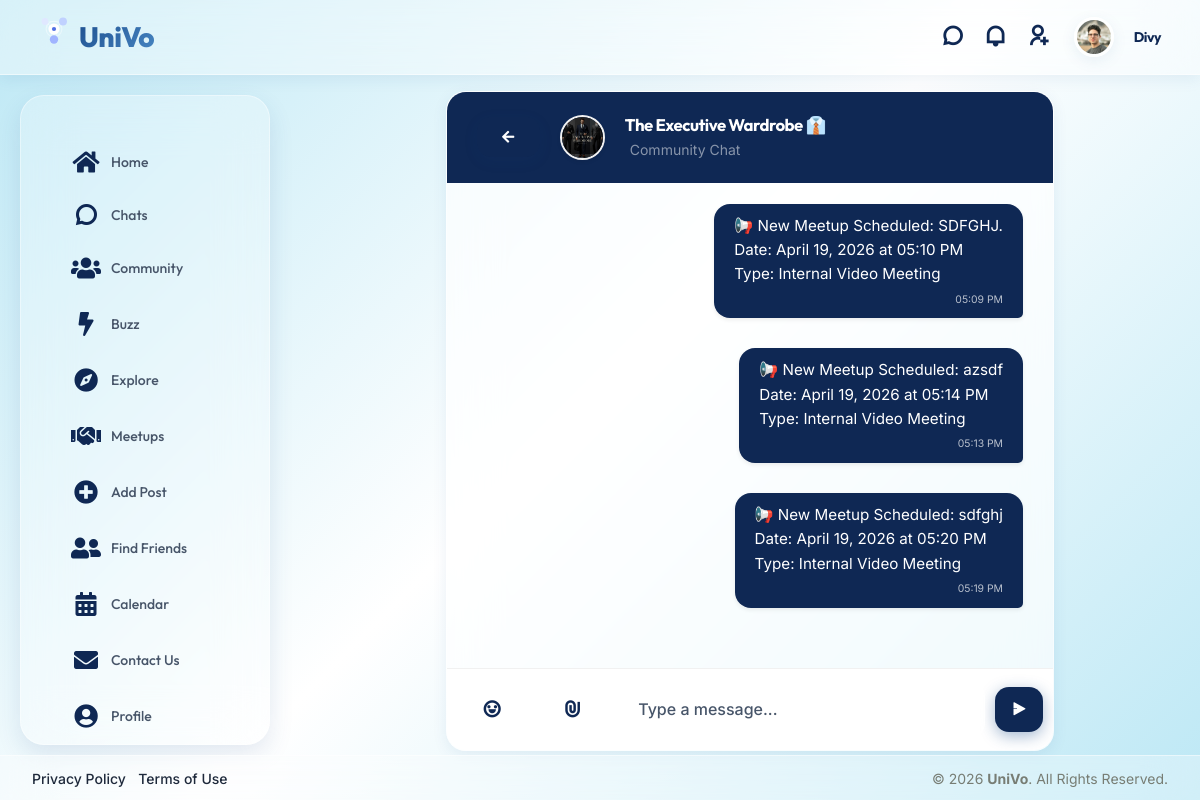
/community/33/chat/ (signed in), run on the app's committed database.
### user/models.py (models this page shows, shortened)
class user(models.Model):
    userid=models.AutoField(primary_key=True)
    username=models.CharField(max_length=50)
    email=models.CharField(max_length=50)
    password=models.CharField(max_length=50)
    profile=models.ImageField(upload_to="assets/images/user/")
    bio=models.TextField(max_length=1000)
    gender=models.CharField(max_length=10)
    dob=models.DateField(validators=[no_future_date])
    cityid=models.ForeignKey(city,on_delete=models.CASCADE)
    registrationdt=models.DateTimeField(auto_now=True)
    last_checked_chats=models.DateTimeField(null=True, blank=True)
    last_checked_activity=models.DateTimeField(null=True, blank=True)
    last_checked_invites=models.DateTimeField(null=True, blank=True)
    last_seen=models.DateTimeField(null=True, blank=True)
    google_id=models.CharField(max_length=255, null=True, blank=True)  # Google OAuth user ID
    phone=models.CharField(max_length=15, null=True, blank=True)

class community(models.Model):
    communityid=models.AutoField(primary_key=True)
    communitytitle=models.CharField(max_length=50)
    thumbnail=models.ImageField(upload_to="images/")
    background_image=models.ImageField(upload_to="images/backgrounds/", null=True, blank=True)
    discription=models.TextField(max_length=1000)
    createddt=models.DateTimeField(auto_now=True)
    categoryid=models.ForeignKey(category,on_delete=models.CASCADE)
    userid=models.ForeignKey(user,on_delete=models.CASCADE)
    is_paid=models.BooleanField(default=False)
    price=models.IntegerField(default=0, blank=True)

class communityMessage(models.Model):
    communityMessageid=models.AutoField(primary_key=True)
    senderid=models.IntegerField()
    message=models.TextField(max_length=1000)
    image=models.ImageField(upload_to="chat_images/", null=True, blank=True)
    senddt=models.DateTimeField(auto_now=True)
    communityid=models.ForeignKey(community,on_delete=models.CASCADE)
    def __str__(self):
        return "%d-%s"%(self.communityMessageid,self.message)

### user/views.py (the view)
# urls.py: path('community/<int:community_id>/chat/', views.community_chat, name='community_chat'),
def community_chat(request, community_id):
    userid = request.session.get('userid')
    if not userid:
        return redirect('signin')
    c = community.objects.get(pk=community_id)
    u = user.objects.get(pk=userid)
    u.last_checked_chats = timezone.now()
    u.save()
    is_admin = _is_community_admin(userid, c)
    is_member = communitymember.objects.filter(communityid=c, userid=u, status=1).exists()
    if not (is_admin or is_member):
        return redirect('community_detail', community_id=community_id)
    messages = communityMessage.objects.filter(communityid=c).order_by('senddt')
    valid_messages = []
    for msg in messages:
        sender = user.objects.filter(pk=msg.senderid).first()
        if sender:
            msg.sender = sender
            valid_messages.append(msg)
    data = {
        'community': c,
        'messages': valid_messages,
        'current_user': u,
        'is_admin': is_admin,
    }
    return render(request, 'community_chat.html', data)

### user/templates/community_chat.html (shortened to what this page needs)
{% extends "base.html" %}
{% load static %}
{% block content %}
<div class="content-inner" id="page_layout">
    <div class="container-fluid">
        <div class="row justify-content-center">
            <div class="col-lg-10 col-xl-9">
                <div class="card shadow-lg border-0 rounded-4 overflow-hidden d-flex flex-column"
                     style="height: calc(100vh - 140px); background: #f8f9fa;">
                    <div class="card-header border-0 py-3 px-4 d-flex align-items-center justify-content-between"
                         style="background: #0f2854; z-index: 10;">
                        <div class="d-flex align-items-center">
                            <a href="{% url 'community_detail' community.communityid %}" class="btn btn-link text-white p-0 me-3">
                                <i class="fas fa-arrow-left"></i>
                            </a>
                            {% if community.thumbnail %}
                            <img src="{{ community.thumbnail.url }}" class="rounded-circle me-3 border border-2 border-white-50 shadow-sm" alt="img" style="width: 45px; height: 45px; object-fit:cover;">
                            {% endif %}
                            <div>
                                <h5 class="mb-0 fw-bold text-white">{{ community.communitytitle }}</h5>
                                <span class="text-white-50 small">Community Chat</span>
                            </div>
                        </div>
                    </div>
                    <div class="card-body p-4" id="chat-messages" style="overflow-y: auto; flex-grow: 1; scroll-behavior: smooth;">
                        {% for msg in messages %}
                        <div class="mb-4 d-flex {% if msg.sender.userid == current_user.userid %}justify-content-end{% else %}justify-content-start{% endif %}">
                            <div style="max-width: 70%;">
                                <div class="px-3 py-2 shadow-sm position-relative"
                                     style="border-radius: 16px; font-size: 0.95rem;
                                     {% if msg.sender.userid == current_user.userid %}
                                        background: #0f2854; color: white; border-bottom-right-radius: 5px;
                                     {% else %}
                                        background: white; color: #333; border-bottom-left-radius: 5px; border: 1px solid #eee;
                                     {% endif %}">
                                    <p class="mb-0" style="word-break: break-word;">{{ msg.message|urlize|linebreaksbr }}</p>
                                    <div class="text-end mt-1" style="font-size: 0.65rem; opacity: 0.7;">
                                        {{ msg.senddt|date:"h:i A" }}
                                    </div>
                                </div>
                            </div>
                        </div>
                        {% empty %}
                        <div class="h-100 d-flex flex-column align-items-center justify-content-center text-center opacity-50">
                            <i class="las la-comments fs-1 mb-2"></i>
                            <p class="fw-bold">No messages here yet</p>
                            <span class="small">Start the conversation with your community!</span>
                        </div>
                        {% endfor %}
                    </div>
                    <div class="card-footer bg-white border-top p-2">
                        <form method="post" action="{% url 'send_community_message' community.communityid %}" enctype="multipart/form-data"
                              class="d-flex align-items-center gap-2 position-relative" id="chat-form">
                            <button type="button" class="btn btn-icon btn-light rounded-circle shadow-none text-muted" id="emoji-btn" style="background: transparent;">
                                <i class="ri-emotion-line fs-4"></i>
                            </button>
                            <button type="button" class="btn btn-icon btn-light rounded-circle shadow-none text-muted"
                                    style="background: transparent;" onclick="document.getElementById('chat-file-input').click()">
                                <i class="ri-attachment-line fs-4"></i>
                            </button>
                            <div class="flex-grow-1 position-relative">
                                <input type="text" name="message" id="chat-input" class="form-control rounded-pill border-0 bg-light px-4 shadow-none"
                                       placeholder="Type a message..." autocomplete="off">
                            </div>
                            <button type="submit" class="btn btn-primary btn-icon rounded-circle shadow-sm"
                                    style="width: 45px; height: 45px; background: #0f2854 !important;">
                                <i class="ri-send-plane-2-fill"></i>
                            </button>
                        </form>
                    </div>
                </div>
            </div>
        </div>
    </div>
</div>
{% endblock %}

### user/templates/base.html (shortened to what this page needs)
{% load static %}
<!doctype html>
<html lang="en">
  <head>
    <link rel="stylesheet" href="{% static 'assets/css/libs.min.css' %}" />
    <link rel="stylesheet" href="{% static 'assets/css/socialv1fc6.css' %}" />
    <link rel="stylesheet" href="{% static 'assets/css/custom_theme.css' %}?v=2.0" />
    <link
      rel="stylesheet"
      href="https://cdnjs.cloudflare.com/ajax/libs/font-awesome/5.15.4/css/all.min.css"
    />
    <link
      rel="stylesheet"
      href="https://cdn.jsdelivr.net/npm/remixicon@2.5.0/fonts/remixicon.css"
    />
    <link
      rel="stylesheet"
      href="https://cdn.jsdelivr.net/npm/vanillajs-datepicker@1.3.4/dist/css/datepicker.min.css"
    />
    <link
      rel="stylesheet"
      href="https://maxst.icons8.com/vue-static/landen/line-awesome/line-awesome/1.3.0/css/line-awesome.min.css"
    />
  </head>
  <body class="{% if user_settings and user_settings.dark_mode %}dark-mode{% endif %}">
    <div class="wrapper">
      <div class="iq-top-navbar">
        <div class="iq-navbar-custom">
          <nav class="navbar navbar-expand-lg navbar-light p-0">
            <div class="iq-navbar-logo d-flex justify-content-between">
              <a href="{% url 'home' %}">
                <img
                  src="{% static 'assets/images/animated_logo.svg' %}"
                  class="img-fluid rotating-logo"
                  alt="UniVo Logo"
                  style="max-height: 30px"
                />
                <span>UniVo</span>
              </a>
            </div>
            <div class="collapse navbar-collapse" id="navbarSupportedContent">
              <ul class="navbar-nav ms-auto navbar-list align-items-center">
                {% if current_user %}
                <li class="nav-item">
                  <a
                    href="{% url 'chats' %}"
                    class="d-flex align-items-center px-2 position-relative"
                    title="Community Chats"
                  >
                    <i class="ri-chat-3-line fs-5 text-white"></i>
                  </a>
                </li>
                <li class="nav-item">
                  <a
                    href="{% url 'activity' %}"
                    class="d-flex align-items-center px-2 position-relative"
                    title="Notifications"
                  >
                    <i class="ri-notification-line fs-5 text-white"></i>
                  </a>
                </li>
                <li class="nav-item">
                  <a
                    href="{% url 'invitations_list' %}"
                    class="d-flex align-items-center px-2 position-relative"
                    title="Friend Requests"
                  >
                    <i class="ri-user-add-line fs-5 text-white"></i>
                  </a>
                </li>
                <li class="nav-item dropdown">
                  <a
                    href="#"
                    class="d-flex align-items-center dropdown-toggle"
                    id="drop-down-arrow"
                    data-bs-toggle="dropdown"
                    aria-haspopup="true"
                    aria-expanded="false"
                  >
                    {% if current_user.profile %}
                    <img
                      src="{{ current_user.profile.url }}"
                      class="img-fluid rounded-circle me-3"
                      alt="user"
                      style="width: 40px; height: 40px; object-fit: cover"
                    />
                    {% else %}
                    <img
                      src="{% static 'assets/images/user/1.jpg' %}"
                      class="img-fluid rounded-circle me-3"
                      alt="user"
                    />
                    {% endif %}
                    <div class="caption">
                      <h6 class="mb-0 line-height">
                        {{ current_user.username|default:"User" }}
                      </h6>
                    </div>
                  </a>
                </li>
                {% else %}
                <li class="nav-item pe-3 d-flex align-items-center">
                  <a href="{% url 'signup' %}" class="d-flex align-items-center text-dark text-decoration-none" style="height: 40px; font-weight: 500;">
                    <i class="ri-login-box-line me-2 fs-5"></i> Login
                  </a>
                </li>
                {% endif %}
              </ul>
            </div>
          </nav>
        </div>
      </div>
      <div class="iq-sidebar sidebar-default">
        <div id="sidebar-scrollbar">
          <nav class="iq-sidebar-menu">
            <ul id="iq-sidebar-toggle" class="iq-menu">
              {% block sidebar %}
              <li class="">
                <a href="{% url 'home' %}" class="sidebar-link">
                  <i class="fas fa-home me-2"></i><span>Home</span>
                </a>
              </li>
              <li class="">
                <a href="{% url 'chats' %}" class="sidebar-link">
                  <i class="ri-chat-3-line me-2"></i><span>Chats</span>
                </a>
              </li>
              <li class="">
                <a href="{% url 'group' %}" class="sidebar-link">
                  <i class="fas fa-users me-2"></i><span>Community</span>
                </a>
              </li>
              <li class="">
                <a href="{% url 'buzz' %}" class="sidebar-link">
                  <i class="fas fa-bolt me-2"></i><span>Buzz</span>
                </a>
              </li>
              <li class="">
                <a href="{% url 'blog_list' %}" class="sidebar-link">
                  <i class="fas fa-compass me-2"></i><span>Explore</span>
                </a>
              </li>
              <li class="">
                <a href="{% url 'meetup_list' %}" class="sidebar-link">
                  <i class="fas fa-handshake me-2"></i><span>Meetups</span>
                </a>
              </li>
              <li class="">
                <a href="{% url 'unified_add_post' %}" class="sidebar-link">
                  <i class="fas fa-plus-circle me-2"></i><span>Add Post</span>
                </a>
              </li>
              <li class="">
                <a href="{% url 'users_list' %}" class="sidebar-link">
                  <i class="fas fa-user-friends me-2"></i><span>Find Friends</span>
                </a>
              </li>
              <li class="">
                <a href="{% url 'calendar' %}" class="sidebar-link">
                  <i class="fas fa-calendar-alt me-2"></i><span>Calendar</span>
                </a>
              </li>
              <li class="">
                <a href="{% url 'contact_us' %}" class="sidebar-link">
                  <i class="fas fa-envelope me-2"></i><span>Contact Us</span>
                </a>
              </li>
              <li class="">
                <a href="{% url 'my_profile' %}" class="sidebar-link">
                  <i class="fas fa-user-circle me-2"></i><span>Profile</span>
                </a>
              </li>
              {% endblock sidebar %}
            </ul>
          </nav>
        </div>
      </div>
      <div id="content-page" class="content-page {% block content_class %}{% endblock %}">
        <div class="container-fluid">
          {% block content %} {% endblock %}
        </div>
      </div>
      <footer class="iq-footer bg-transparent border-top py-0" style="line-height: normal;">
        <div class="container-fluid">
          <div class="row align-items-center">
            <div class="col-md-6 text-center text-md-start mb-2 mb-md-0">
              <ul class="list-inline mb-0">
                <li class="list-inline-item">
                  <a href="#" class="text-secondary small text-decoration-none">Privacy Policy</a>
                </li>
                <li class="list-inline-item">
                  <a href="#" class="text-secondary small text-decoration-none">Terms of Use</a>
                </li>
              </ul>
            </div>
            <div class="col-md-6 text-center text-md-end text-secondary small">
              &copy; 2026 <strong>UniVo</strong>. All Rights Reserved.
            </div>
          </div>
        </div>
      </footer>
    </div>
    <div class="toast-container position-fixed bottom-0 end-0 p-3" style="z-index: 5000;">
    </div>
    </body>
</html>

### data on the page
user: profile (picture), username "Divy"
community: thumbnail (picture), communitytitle "The Executive Wardrobe 👔"
communityMessage: message "📢 New Meetup Scheduled: SDFGHJ. Date: April 19, 2026 at 05:10 PM Type: Internal Video Meeting", senddt "05:09 PM"
communityMessage: message "📢 New Meetup Scheduled: azsdf Date: April 19, 2026 at 05:14 PM Type: Internal Video Meeting", senddt "05:13 PM"
communityMessage: message "📢 New Meetup Scheduled: sdfghj Date: April 19, 2026 at 05:20 PM Type: Internal Video Meeting", senddt "05:19 PM"
